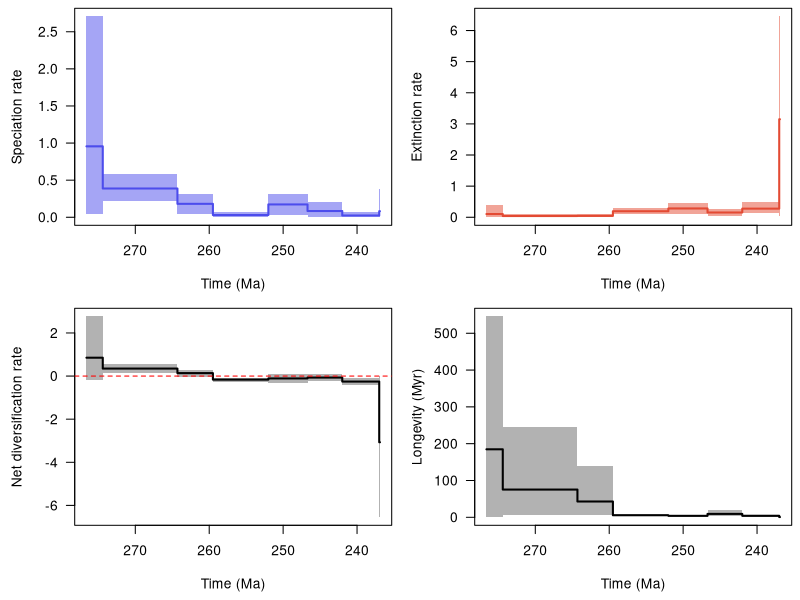

Reproduce this figure in R.
pdf(file='C:/Users/SimoesLabAdmin/Documents/BDNN_Arielli/updated_occurrence_analyses/model_4/synapsida/combined_10_RTT.pdf', width = 9, height = 6, useDingbats = FALSE)

layout(matrix(1:4, ncol = 2, nrow = 2, byrow = TRUE))
par(las = 1, mar = c(4.5, 4.5, 0.5, 0.5))
time_vec=c(276.60958099365234, 274.40000999999995,274.4,264.30001,264.3,259.50001,259.5,252.00001,252.0,246.70001,246.7,242.00001,242.0,237.00001,237.0,236.90042114257812)
sp_mean=c(0.9558620428624895, 0.9558620428624895,0.387590467114882,0.387590467114882,0.18073145721088274,0.18073145721088274,0.03017559012652997,0.03017559012652997,0.1730522528928101,0.1730522528928101,0.08419986892484288,0.08419986892484288,0.023815542280934934,0.023815542280934934,0.08157134850376806,0.08157134850376806)
sp_lwr=c(0.04010078123739173, 0.04010078123739173,0.21801380841166673,0.21801380841166673,0.04127712440736093,0.04127712440736093,0.0004405264549257332,0.0004405264549257332,0.032930718914837946,0.032930718914837946,0.0006164343412019762,0.0006164343412019762,0.00020120858767683856,0.00020120858767683856,3.3136846503525515e-05,3.3136846503525515e-05)
sp_upr=c(2.707810480884778, 2.707810480884778,0.5800932618351747,0.5800932618351747,0.31527176538565416,0.31527176538565416,0.07375805467857711,0.07375805467857711,0.30826691510463816,0.30826691510463816,0.20332229959177547,0.20332229959177547,0.06559453492310201,0.06559453492310201,0.3799033897987301,0.3799033897987301)
ex_mean=c(0.10363234922147047, 0.10363234922147047,0.04030715495193445,0.04030715495193445,0.0449381245758298,0.0449381245758298,0.19377556543548272,0.19377556543548272,0.28252506289373414,0.28252506289373414,0.1527590762652471,0.1527590762652471,0.27769734921594763,0.27769734921594763,3.1487458058893436,3.1487458058893436)
ex_lwr=c(6.373846117552769e-05, 6.373846117552769e-05,0.0006462337831174106,0.0006462337831174106,0.002200410468415199,0.002200410468415199,0.10339242593211598,0.10339242593211598,0.10483153887943457,0.10483153887943457,0.03404798947637825,0.03404798947637825,0.12609524148524978,0.12609524148524978,0.04387487533074279,0.04387487533074279)
ex_upr=c(0.39646391915217694, 0.39646391915217694,0.11168176932851903,0.11168176932851903,0.10471070135706617,0.10471070135706617,0.2823754224889192,0.2823754224889192,0.4554527995503571,0.4554527995503571,0.2682671644962309,0.2682671644962309,0.4775486428992047,0.4775486428992047,6.455674851656932,6.455674851656932)
div_mean=c(0.8522296936410176, 0.8522296936410176,0.3472833121629477,0.3472833121629477,0.13579333263505283,0.13579333263505283,-0.1635999753089525,-0.1635999753089525,-0.10947281000092467,-0.10947281000092467,-0.06855920734040437,-0.06855920734040437,-0.25388180693501305,-0.25388180693501305,-3.06971604917433,-3.06971604917433)
div_lwr=c(-0.19781255894677552, -0.19781255894677552,0.1551826852273056,0.1551826852273056,-0.026402123944763208,-0.026402123944763208,-0.2605395560675039,-0.2605395560675039,-0.3319514479448114,-0.3319514479448114,-0.22978330535880248,-0.22978330535880248,-0.4367154062774147,-0.4367154062774147,-6.55018540475151,-6.55018540475151)
div_upr=c(2.771030036965441, 2.771030036965441,0.5444134738176367,0.5444134738176367,0.26118787683277467,0.26118787683277467,-0.0786812827244398,-0.0786812827244398,0.08641742716641392,0.08641742716641392,0.10279128258103865,0.10279128258103865,-0.07713637648626315,-0.07713637648626315,0.013021617552960385,0.013021617552960385)
long_mean=c(184.7016314022243, 184.7016314022243,75.3898268198967,75.3898268198967,42.90422065830231,42.90422065830231,5.5667701086997985,5.5667701086997985,4.035896258354187,4.035896258354187,9.203014913797379,9.203014913797379,4.09232374894619,4.09232374894619,0.6714242767989635,0.6714242767989635)
long_lwr=c(0.3094211220741272, 0.3094211220741272,5.129318714141846,5.129318714141846,5.705765247344971,5.705765247344971,3.177762031555176,3.177762031555176,1.7452805042266848,1.7452805042266848,3.0313339233398438,3.0313339233398438,1.7895151376724243,1.7895151376724243,0.10251737385988235,0.10251737385988235)
long_upr=c(545.9500732421875, 545.9500732421875,245.07638549804688,245.07638549804688,140.04762268066406,140.04762268066406,8.469018936157227,8.469018936157227,6.569723129272461,6.569723129272461,20.182126998901367,20.182126998901367,7.059960842132568,7.059960842132568,1.95095419883728,1.95095419883728)
xlim = c(276.60958099365234, 236.90042114257812)
ylim = c(3.3136846503525515e-05, 2.707810480884778)
not_NA = !is.na(sp_mean)
plot(time_vec[not_NA], sp_mean[not_NA], type = 'n', xlim = xlim, ylim = ylim, xlab = 'Time (Ma)', ylab = 'Speciation rate')
polygon(c(time_vec[not_NA], rev(time_vec[not_NA])), c(sp_lwr[not_NA], rev(sp_upr[not_NA])), col = adjustcolor('#4c4cec', alpha = 0.5), border = NA)
lines(time_vec[not_NA], sp_mean[not_NA], col = '#4c4cec', lwd = 2)
ylim = c(6.373846117552769e-05, 6.455674851656932)
not_NA = !is.na(ex_mean)
plot(time_vec[not_NA], ex_mean[not_NA], type = 'n', xlim = xlim, ylim = ylim, xlab = 'Time (Ma)', ylab = 'Extinction rate')
polygon(c(time_vec[not_NA], rev(time_vec[not_NA])), c(ex_lwr[not_NA], rev(ex_upr[not_NA])), col = adjustcolor('#e34a33', alpha = 0.5), border = NA)
lines(time_vec[not_NA], ex_mean[not_NA], col = '#e34a33', lwd = 2)
ylim = c(-6.55018540475151, 2.771030036965441)
not_NA = !is.na(div_mean)
plot(time_vec[not_NA], div_mean[not_NA], type = 'n', xlim = xlim, ylim = ylim, xlab = 'Time (Ma)', ylab = 'Net diversification rate')
polygon(c(time_vec[not_NA], rev(time_vec[not_NA])), c(div_lwr[not_NA], rev(div_upr[not_NA])), col = adjustcolor('black', alpha = 0.3), border = NA)
lines(time_vec[not_NA], div_mean[not_NA], col = 'black', lwd = 2)
abline(h = 0, col = 'red', lty = 2)
ylim = c(0.10251737385988235, 545.9500732421875)
not_NA = !is.na(long_mean)
plot(time_vec[not_NA], long_mean[not_NA], type = 'n', xlim = xlim, ylim = ylim, xlab = 'Time (Ma)', ylab = 'Longevity (Myr)')
polygon(c(time_vec[not_NA], rev(time_vec[not_NA])), c(long_lwr[not_NA], rev(long_upr[not_NA])), col = adjustcolor('black', alpha = 0.3), border = NA)
lines(time_vec[not_NA], long_mean[not_NA], col = 'black', lwd = 2)
dev.off()
